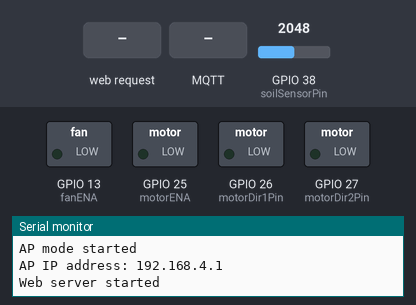
Bench run of a sketch on a simulated ESP32. Parts: switched loads named in the sketch (green lamp = pin HIGH), the last lines printed to the serial monitor. The test bench sets the inputs (shaded band); at power-on: GPIO 38 (soilSensorPin) = 2048. WiFi joins after 1.5 s; servers stay silent unless stated; no MQTT or app messages arrive unless stated.

Above: at 3.8 s.
3.9 s: HTTP request GET /connect received
6.0 s: MQTT message "true" arrives on the first subscribed topic
At 6.6 s:
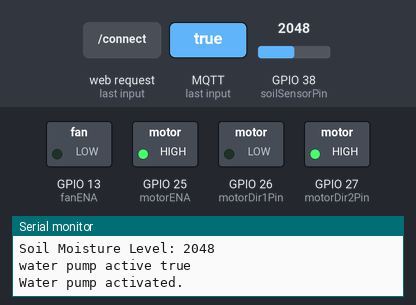
8.5 s: MQTT message "5" arrives on the second subscribed topic
At 10.0 s:
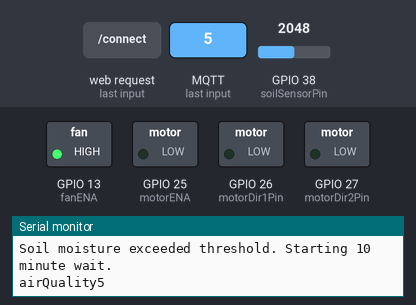
10.6 s: MQTT message "true" arrives on the first subscribed topic
At 12.3 s:
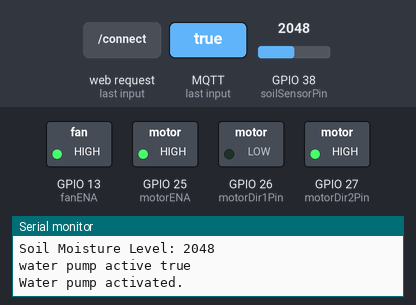
14.0 s: HTTP request GET /connect?uuid=true received
16.1 s: HTTP request GET /connect?uuid=false received
Timing chart, 0 to 19.1 s (numbered marks = the images above; inputs shaded):
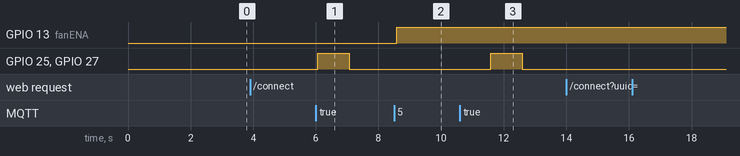

Measured:
- after the input at 6.0 s, GPIO 25 (motorENA), GPIO 27 (motorDir2Pin): LOW → HIGH after 0.07 s, → LOW 1.0 s later
- after the input at 8.5 s, GPIO 13 (fanENA): LOW → HIGH after 0.08 s
- after the input at 10.6 s, GPIO 25 (motorENA), GPIO 27 (motorDir2Pin): LOW → HIGH after 0.99 s, → LOW 1.0 s later

The sketch:

ESP32_Final.ino
```cpp
#include <WiFi.h>
#include <PubSubClient.h>
#include <WebServer.h>

const char* ap_ssid = "SmartFarm_AP";
const char* ap_password = "12345678";
const char* mqtt_server = "weki.jeuke.com";
const int soilSensorPin = A2;  // 토양 수분 센서가 연결된 아날로그 핀

WebServer server(80);
WiFiClient espClient;
PubSubClient client(espClient);

String uuid = "";  // UUID 저장
String ssid = "";
String password = "";

// 모터 핀 설정
int motorDir1Pin = 26;    // in1
int motorDir2Pin = 27;    // in2
int motorENA = 25;         // ena

int fanDir1Pin = 9;       // in3
int fanDir2Pin = 10;       // in4
int fanENA = 13;           // enb

// 상태 변수
bool waterPumpActive = false;
bool fanActive = false;
unsigned long pumptimerStart = 0; // 타이머 시작 시간 저장 변수
const unsigned long waitTime = 60000;  // 10분 대기 시간 (10 * 60 * 1000 밀리초)
bool isPumpWaiting = false; // 펌프 대기 상태 플래그

// 기준값
int soilThreshold = 620;  // 토양 수분 기준값 예시
int airQualityThreshold = 3; // 팬이 동작할 공기질의 기준값

void startAP() {
  WiFi.softAP(ap_ssid, ap_password);
  Serial.println("AP mode started");
  IPAddress IP = WiFi.softAPIP();
  Serial.print("AP IP address: ");
  Serial.println(IP);
}

void stopAP() {
  WiFi.softAPdisconnect(true);
  Serial.println("AP mode stopped");
}

void startStation(const char* ssid, const char* password) {
  WiFi.mode(WIFI_STA);
  WiFi.begin(ssid, password);

  unsigned long startTime = millis();
  while (WiFi.status() != WL_CONNECTED) {
    delay(500);
    Serial.print(".");
    if (millis() - startTime > 30000) {
      Serial.println("\nConnection failed, switching back to AP mode.");
      startAP();
      return;
    }
  }

  Serial.println("\nConnected to WiFi, stopping AP mode.");
  stopAP();
  Serial.print("IP address: ");
  Serial.println(WiFi.localIP());

  client.setServer(mqtt_server, 1883);
  if (client.connect("ESP32Client")) {
    Serial.println("MQTT connected");
    client.subscribe((uuid + "/water").c_str());          // Water 토픽 구독
    client.subscribe((uuid + "/airQuality/sensor").c_str());          // Water 토픽 구독
  } else {
    Serial.println("MQTT connection failed, switching back to AP mode.");
    startAP();
  }
}

void handleRoot() {
  String html = "<form action=\"/connect\" method=\"POST\">"
                "UUID: <input type=\"text\" name=\"uuid\"><br>"
                "SSID: <input type=\"text\" name=\"ssid\"><br>"
                "Password: <input type=\"text\" name=\"password\"><br>"
                "<input type=\"submit\" value=\"Connect\">"
                "</form>";
  server.send(200, "text/html", html);
}

void handleConnect() {
  uuid = server.arg("uuid");
  ssid = server.arg("ssid");
  password = server.arg("password");

  Serial.print("UUID: ");
  Serial.println(uuid);
  Serial.print("SSID: ");
  Serial.println(ssid);
  Serial.print("Password: ");
  Serial.println(password);

  server.send(200, "text/html", "Connecting to WiFi...");
  startStation(ssid.c_str(), password.c_str());
}

void callback(char* topic, byte* payload, unsigned int length) {
  String message;
  for (int i = 0; i < length; i++) {
    message += (char)payload[i];
  }

  String waterTopic = uuid + "/water";
  String airQualityTopic = uuid + "/airQuality/sensor";

  // UUID/Water 토픽 처리
  if (String(topic) == waterTopic) {
    int soilMoisture = readSoilMoisture();
    if (message == "true" && (soilMoisture >= soilThreshold)) {
      waterPumpActive = true;
      Serial.println("water pump active true");
      // 워터펌프가 동작 상태일 때
      operatePump(true);         // 모터 속도 설정
      operatePump(false);
      isPumpWaiting = false;  // 대기 상태 해제
    } else if (message == "false") {
      operatePump(false);
    }
  } else if(String(topic) == airQualityTopic) {
    if(message.toInt() >= airQualityThreshold) {
      Serial.println("airQuality" + message);
      operateFan(true);
    } else {
      operateFan(false);
    }
  }
}

void operateFan(bool state) {
  digitalWrite(fanDir1Pin, LOW);
  digitalWrite(fanDir2Pin, HIGH);
  if(state) {
    analogWrite(fanENA, 255);
    client.publish((uuid + "/airQuality/state").c_str(), "true");
    fanActive = true;
  } else {
    analogWrite(fanENA, 0);
    client.publish((uuid + "/airQuality/state").c_str(), "false");
    fanActive = false;
  }
}

void reconnect() {
  while (!client.connected()) {
    if (client.connect("ESP32Client")) {
      Serial.println("Reconnected to MQTT server");
      client.subscribe((uuid + "/water").c_str());
    } else {
      delay(5000);
    }
  }
}

// 워터펌프 동작 함수
void operatePump(bool active) {
  if (active) {
    digitalWrite(motorDir1Pin, LOW);
    digitalWrite(motorDir2Pin, HIGH);
    analogWrite(motorENA, 255);  // 워터펌프 동작
    waterPumpActive = true;
    Serial.println("Water pump activated.");
    client.publish((uuid + "/water/state").c_str(), "true");
    delay(1000);
  } else {
    digitalWrite(motorDir1Pin, LOW);
    digitalWrite(motorDir2Pin, LOW);
    analogWrite(motorENA, 0);    // 워터펌프 정지
    waterPumpActive = false;
    Serial.println("Water pump deactivated.");
    client.publish((uuid + "/water/state").c_str(), "false");
  }
}

// 토양 수분 센서 값을 읽어오는 함수
int readSoilMoisture() {
  int moistureLevel = analogRead(soilSensorPin);  // 센서에서 값을 읽어옴
  Serial.print("Soil Moisture Level: ");
  Serial.println(moistureLevel);
  return moistureLevel;
}

// 토양 수분 값을 서버로 전송하는 함수
void sendSoilMoistureToServer(int moistureLevel) {
  String topic = uuid + "/humid/soil";
  String payload = String(moistureLevel);
  client.publish(topic.c_str(), payload.c_str());
  Serial.print("Soil moisture level sent to server: ");
  Serial.println(payload);
}

void setup() {
  Serial.begin(115200);
  pinMode(soilSensorPin, INPUT);  // 토양 수분 센서 핀을 입력으로 설정
  pinMode(motorDir1Pin, OUTPUT);
  pinMode(motorDir2Pin, OUTPUT);
  pinMode(motorENA, OUTPUT);

  startAP();

  server.on("/", handleRoot);
  server.on("/connect", handleConnect);
  server.begin();
  Serial.println("Web server started");

  client.setCallback(callback);
}

void loop() {
  server.handleClient();

  if (WiFi.status() == WL_CONNECTED && !client.connected()) {
    reconnect();
  }

  if (WiFi.status() == WL_CONNECTED && client.connected()) {
    // 토양 수분 센서 값 읽기
    int soilMoisture = readSoilMoisture();  // 센서 값 읽기 및 출력

    // 토양 수분 값을 MQTT 서버로 전송
    sendSoilMoistureToServer(soilMoisture);

    // 토양 수분 값이 기준값 이상일 때 10분 대기 및 자동 펌프 동작
    if ((soilMoisture >= soilThreshold) && !isPumpWaiting) {
      Serial.println("Soil moisture exceeded threshold. Starting 10 minute wait.");
      pumptimerStart = millis();  // 타이머 시작
      isPumpWaiting = true;       // 대기 상태 플래그 설정
    }

    if(soilMoisture < soilThreshold) {
      isPumpWaiting = false;
    }

    // 10분 대기 후 자동으로 워터펌프 동작
    if (isPumpWaiting && (millis() - pumptimerStart >= waitTime)) {
      Serial.println("10 minutes elapsed. Automatically activating water pump.");
      operatePump(true);
      operatePump(false);  // 워터펌프 동작
      isPumpWaiting = false;  // 대기 상태 해제
    }
  }

  client.loop();
  delay(1500);  // 데이터 샘플링 주기
}
```
